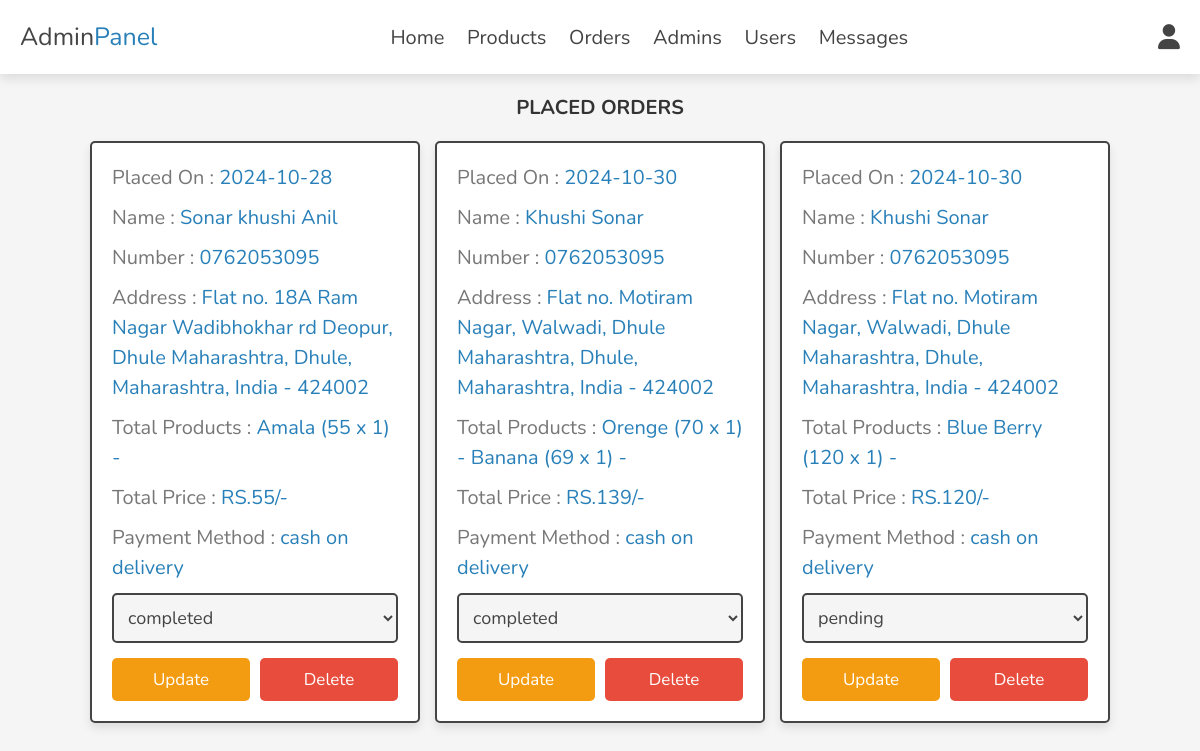
Before: /admin/placed_orders.php (signed in) with the older database file.
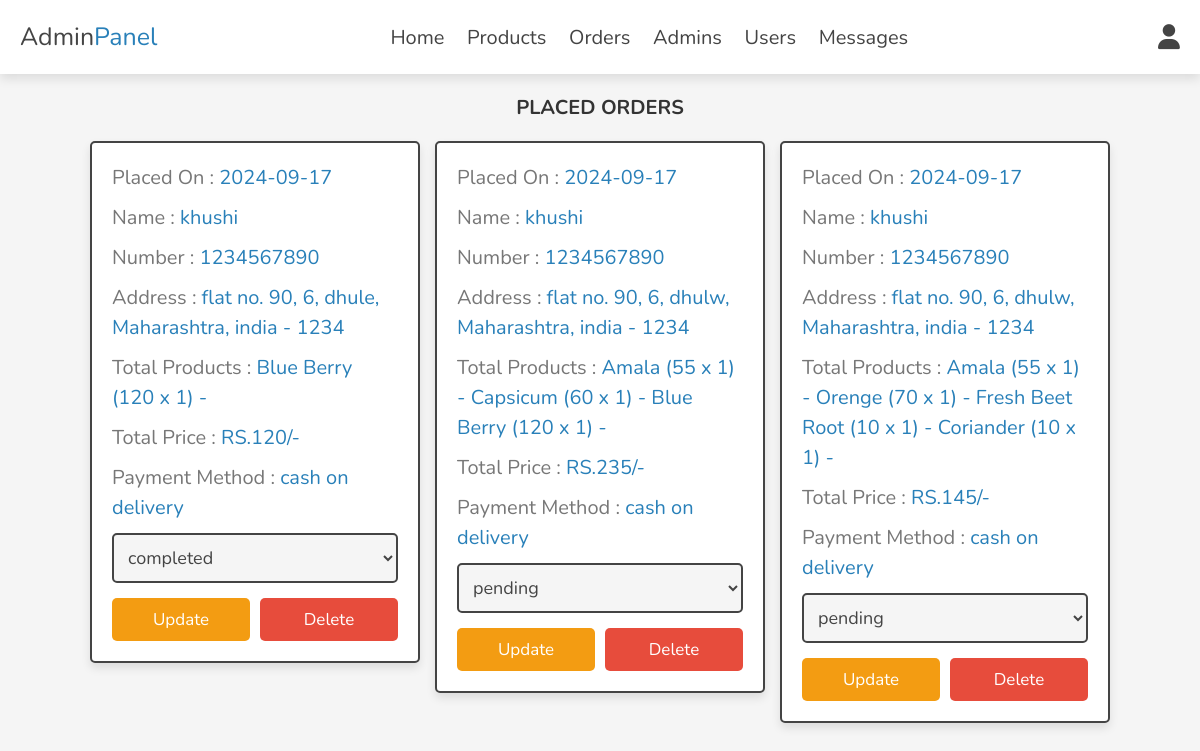
After: the same page with the newer database file.
### tables this page shows
CREATE TABLE `orders` (
  `id` int(100) NOT NULL,
  `user_id` int(100) NOT NULL,
  `name` varchar(20) NOT NULL,
  `number` varchar(10) NOT NULL,
  `email` varchar(50) NOT NULL,
  `method` varchar(50) NOT NULL,
  `address` varchar(500) NOT NULL,
  `total_products` varchar(1000) NOT NULL,
  `total_price` int(100) NOT NULL,
  `placed_on` date NOT NULL DEFAULT current_timestamp(),
  `payment_status` varchar(20) NOT NULL DEFAULT 'pending'
);

### admin/placed_orders.php (the view, shortened to what this page needs)
<?php
include '../components/connect.php';
?>
<!DOCTYPE html>
<html lang="en">
<head>
   <link rel="stylesheet" href="https://cdnjs.cloudflare.com/ajax/libs/font-awesome/6.1.1/css/all.min.css">
   <link rel="stylesheet" href="../css/admin_style.css">
</head>
<body>
<?php include '../components/admin_header.php'; ?>
<section class="orders">
   <h1 class="heading">Placed Orders</h1>
   <div class="box-container">
      <?php
         $select_orders = $conn->prepare("SELECT * FROM `orders`");
         $select_orders->execute();
         if($select_orders->rowCount() > 0){
            while($fetch_orders = $select_orders->fetch(PDO::FETCH_ASSOC)){
               $payment_status = $fetch_orders['payment_status'] ?? 'No status available';
      ?>
      <div class="box">
         <p> Placed On : <span><?= $fetch_orders['placed_on']; ?></span> </p>
         <p> Name : <span><?= $fetch_orders['name']; ?></span> </p>
         <p> Number : <span><?= $fetch_orders['number']; ?></span> </p>
         <p> Address : <span><?= $fetch_orders['address']; ?></span> </p>
         <p> Total Products : <span><?= $fetch_orders['total_products']; ?></span> </p>
         <p> Total Price : <span>RS.<?= $fetch_orders['total_price']; ?>/-</span> </p>
         <p> Payment Method : <span><?= $fetch_orders['method']; ?></span> </p>
         <form action="" method="post">
            <select name="payment_status" class="select">
               <option selected disabled><?= $payment_status; ?></option>
            </select>
            <div class="flex-btn">
               <input type="submit" value="Update" class="option-btn" name="update_payment">
               <a href="placed_orders.php?delete=<?= $fetch_orders['id']; ?>" class="delete-btn" onclick="return confirm('Delete this order?');">Delete</a>
            </div>
         </form>
      </div>
      <?php
            }
         } else {
            echo '<p class="empty">No orders placed yet!</p>';
         }
      ?>
   </div>
</section>
</body>
</html>

### components/admin_header.php (shortened to what this page needs)
<header class="header">
   <section class="flex">
      <a href="../admin/dashboard.php" class="logo">Admin<span>Panel</span></a>
      <nav class="navbar">
         <a href="../admin/dashboard.php">Home</a>
         <a href="../admin/products.php">Products</a>
         <a href="../admin/placed_orders.php">Orders</a>
         <a href="../admin/admin_accounts.php">Admins</a>
         <a href="../admin/users_accounts.php">Users</a>
         <a href="../admin/messages.php">Messages</a>
      </nav>
      <div class="icons">
         <div id="user-btn" class="fas fa-user"></div>
      </div>
   </section>
</header>

### css/admin_style.css (style rules this page uses)
:root { --main-color:#2980b9; --orange:#f39c12; --red:#e74c3c; --black:#444; --white:#fff; --light-color:#777; --light-bg:#f5f5f5; --border:.2rem solid var(--black); --box-shadow:0 .5rem 1rem rgba(0,0,0,.1); }
* { font-family: 'Nunito', sans-serif; margin:0; padding:0; box-sizing: border-box; outline: none; border:none; text-decoration: none; }
html { font-size: 62.5%; overflow-x: hidden; }
body { background-color: var(--light-bg); }
section { padding:2rem; max-width: 1200px; margin:0 auto; }
.heading { font-size: 4rem; color:var(--black); margin-bottom: 2rem; text-align: center; text-transform: uppercase; }
.btn, .delete-btn, .option-btn { display: block; width: 100%; margin-top: 1rem; border-radius: .5rem; padding:1rem 3rem; font-size: 1.7rem; text-transform: capitalize; color:var(--white); cursor: pointer; text-align: center; }
.option-btn { background-color: var(--orange); }
.delete-btn { background-color: var(--red); }
.flex-btn { display: flex; gap:1rem; }
.header { position: sticky; top:0; left:0; right:0; background-color: var(--white); box-shadow: var(--box-shadow); z-index: 1000; }
.header .flex { display: flex; align-items: center; justify-content: space-between; position: relative; }
.header .flex .logo { font-size: 2.5rem; color:var(--black); }
.header .flex .logo span { color:var(--main-color); }
.header .flex .navbar a { margin:0 1rem; font-size: 2rem; color:var(--black); }
.header .flex .icons div { margin-left: 1.7rem; font-size: 2.5rem; cursor: pointer; color:var(--black); }
.orders .box-container { display: grid; grid-template-columns: repeat(auto-fit, 33rem); gap:1.5rem; align-items: flex-start; justify-content: center; }
.orders .box-container .box { padding:2rem; padding-top: 1rem; border-radius: .5rem; border:var(--border); background-color: var(--white); box-shadow: var(--box-shadow); }
.orders .box-container .box p { line-height: 1.5; font-size: 2rem; color:var(--light-color); margin:1rem 0; }
.orders .box-container .box p span { color:var(--main-color); }
.orders .box-container .select { margin-bottom: .5rem; width: 100%; background-color: var(--light-bg); padding:1rem; font-size: 1.8rem; color:var(--black); border-radius: .5rem; border:var(--border); }
.heading { text-align: center; font-size: 2rem; margin-bottom: 20px; color: #333; }
.box-container { display: flex; flex-wrap: wrap; gap: 20px; justify-content: center; }
.box { flex: 1 1 300px; background-color: #fff; border-radius: 10px; padding: 100px; box-shadow: 0 2px 5px rgba(0, 0, 0, 0.1); transition: transform 0.2s; font-size: large; }

Changed rows visible on the page:
removed orders: placed_on "2024-10-28", name "Sonar khushi Anil", number "0762053095", address "Flat no. 18A Ram Nagar Wadibhokhar rd Deopur, Dhule Maharashtra, Dhule, Maharashtra, India - 424002", total_products "Amala (55 x 1) -", total_price "55", method "cash on delivery", payment_status "completed"
removed orders: placed_on "2024-10-30", name "Khushi Sonar", number "0762053095", address "Flat no. Motiram Nagar, Walwadi, Dhule Maharashtra, Dhule, Maharashtra, India - 424002", total_products "Orenge (70 x 1) - Banana (69 x 1) -", total_price "139", method "cash on delivery", payment_status "completed"
removed orders: placed_on "2024-10-30", name "Khushi Sonar", number "0762053095", address "Flat no. Motiram Nagar, Walwadi, Dhule Maharashtra, Dhule, Maharashtra, India - 424002", total_products "Blue Berry (120 x 1) -", total_price "120", method "cash on delivery", payment_status "pending"
added orders: placed_on "2024-09-17", name "khushi", number "1234567890", address "flat no. 90, 6, dhule, Maharashtra, india - 1234", total_products "Blue Berry (120 x 1) -", total_price "120", method "cash on delivery", payment_status "completed"
added orders: placed_on "2024-09-17", name "khushi", number "1234567890", address "flat no. 90, 6, dhulw, Maharashtra, india - 1234", total_products "Amala (55 x 1) - Capsicum (60 x 1) - Blue Berry (120 x 1) -", total_price "235", method "cash on delivery", payment_status "pending"
added orders: placed_on "2024-09-17", name "khushi", number "1234567890", address "flat no. 90, 6, dhulw, Maharashtra, india - 1234", total_products "Amala (55 x 1) - Orenge (70 x 1) - Fresh Beet Root (10 x 1) - Coriander (10 x 1) -", total_price "145", method "cash on delivery", payment_status "pending"
